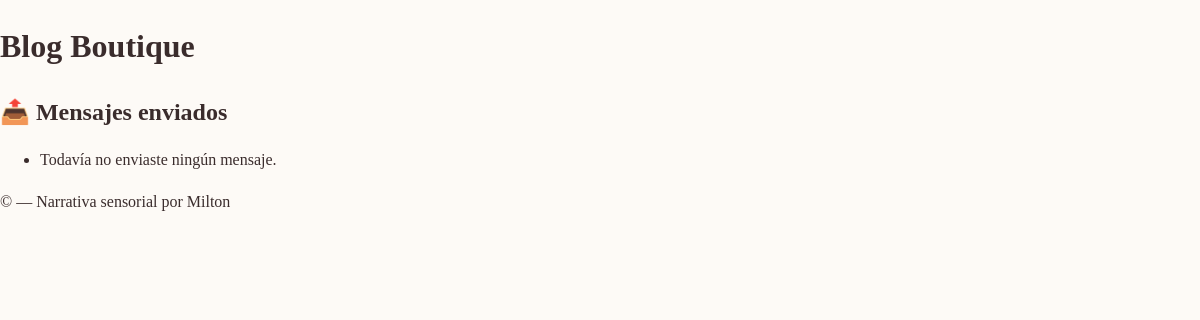
Before: /messenger/sent/ (signed in) with the older database file.
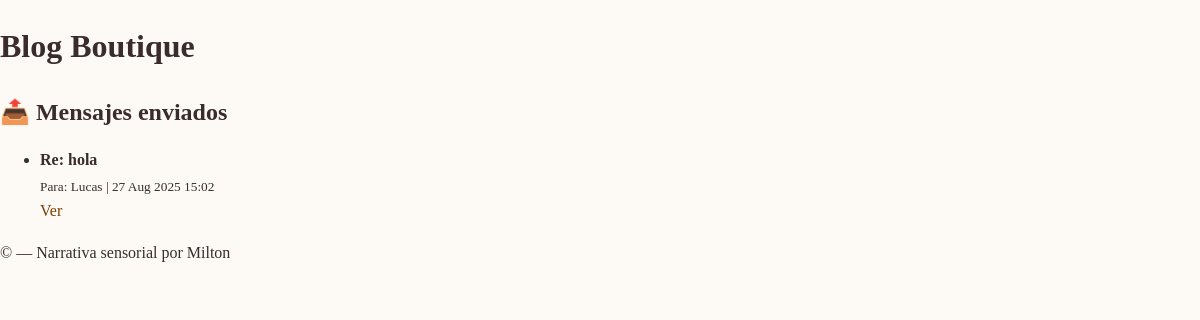
After: the same page with the newer database file.
### messenger/models.py (models this page shows, shortened)
class Message(models.Model):
    sender = models.ForeignKey(User, related_name="sent_messages", on_delete=models.CASCADE)
    recipient = models.ForeignKey(User, related_name="received_messages", on_delete=models.CASCADE)
    subject = models.CharField(max_length=255)
    body = models.TextField()
    sent_at = models.DateTimeField(auto_now_add=True)
    read = models.BooleanField(default=False)

### messenger/views.py (the view)
# urls.py: path("sent/", SentView.as_view(), name="sent"),
class SentView(LoginRequiredMixin, ListView):
    model = Message
    template_name = "messenger/sent.html"
    context_object_name = "sent_messages"
    def get_queryset(self):
        return Message.objects.filter(sender=self.request.user).order_by("-sent_at")

### messenger/context_processors.py (called while the page is built)
def mensajes_no_leidos(request):
    if request.user.is_authenticated:
        count = Message.objects.filter(recipient=request.user, read=False).count()
        return {'mensajes_no_leidos': count}
    return {}

### messenger/templates/messenger/sent.html
{% extends "base.html" %}
{% block content %}
<div class="container mt-5">
  <h2 class="mb-4">📤 Mensajes enviados</h2>
  <ul class="list-group">
    {% for message in sent_messages %}
      <li class="list-group-item d-flex justify-content-between align-items-center">
        <div>
          <strong>{{ message.subject }}</strong><br>
          <small>Para: {{ message.recipient.username }} | {{ message.sent_at|date:"d M Y H:i" }}</small>
        </div>
        <a href="{% url 'messenger:detail' message.pk %}" class="btn btn-sm btn-outline-primary">Ver</a>
      </li>
    {% empty %}
      <li class="list-group-item text-muted">Todavía no enviaste ningún mensaje.</li>
    {% endfor %}
  </ul>
</div>
{% endblock %}

### templates/base.html (shortened to what this page needs)
<!DOCTYPE html>
<html lang="es">
<head>
    {% load static %}
    <link rel="stylesheet" href="{% static 'css/boutique.css' %}">
    <link rel="stylesheet" href="{% static 'pages/css/pages.css' %}">
    <link rel="stylesheet" href="{% static 'mi_primera_app/css/home.css' %}">
</head>
<body>
    <div class="layout-container">
        {% block header %}
        <header class="layout-header">
            <h1 class="site-title">Blog Boutique</h1>
        </header>
        {% endblock %}
        {% block main %}
        <main class="layout-main">
            {% block content %}{% endblock %}
        </main>
        {% endblock %}
        {% block footer %}
        <footer class="layout-footer">
            <p>&copy; {{ now|date:"Y" }} — Narrativa sensorial por Milton</p>
        </footer>
        {% endblock %}
    </div>
</body>
</html>

### static/css/boutique.css (style rules this page uses)
body { font-family: 'Georgia', serif; background-color: #fdfdfd; color: #2c2c2c; line-height: 1.6; }

### pages/static/pages/pages.css (style rules this page uses)
body { font-family: 'Cormorant Garamond', serif; background-color: #fdfaf6; color: #3a2c2c; margin: 0; padding: 0; }
h1, h2 { font-weight: 600; margin-bottom: 0.5em; }
a { text-decoration: none; color: #7b3f00; transition: color 0.3s ease; }

Changed rows visible on the page:
added Message: subject "Re: hola", recipient.username "Lucas", sent_at "27 Aug 2025 15:02"
Other visible differences:
text no longer shown: "Todavía no enviaste ningún mensaje."
